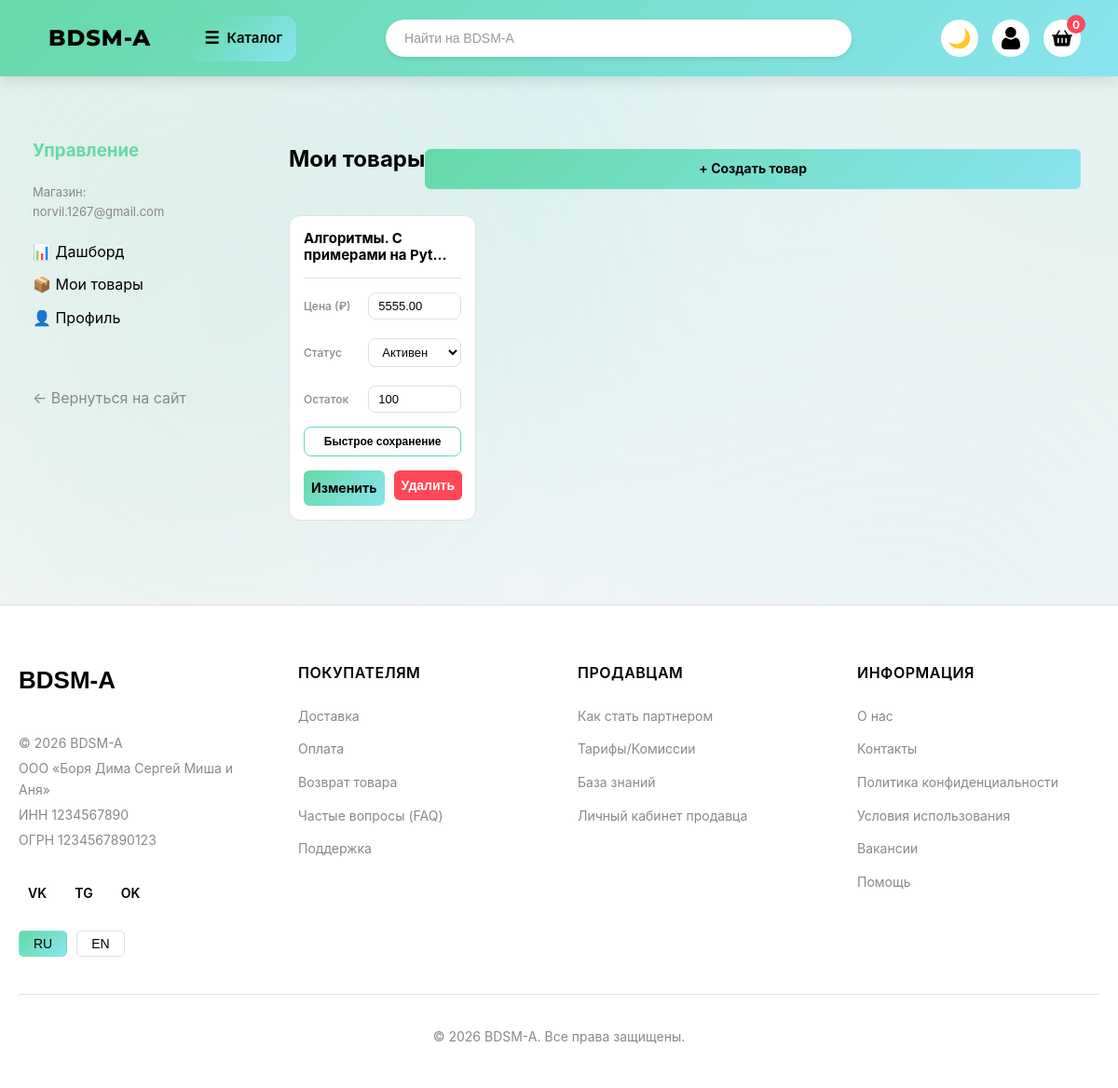
Page /seller/products/ (signed in) on the committed database.
### main/models.py (models this page shows, shortened)
class Users(AbstractBaseUser, PermissionsMixin):
    ROLE_CHOICES = (
        ('buyer', 'Покупатель'),
        ('seller', 'Продавец'),
        ('admin', 'Админ'),
    )
    id = models.AutoField(primary_key=True, editable=False)
    email = models.EmailField("Email", unique=True)
    role = models.CharField("Роль", max_length=20, choices=ROLE_CHOICES, default='buyer')
    is_active = models.BooleanField("Активен", default=True)
    is_staff = models.BooleanField("Доступ в админку", default=False)
    objects = CustomUserManagers()
    USERNAME_FIELD = 'email' # Логинимся по email
    REQUIRED_FIELDS = []     # Дополнительных обязательных полей при создании нет
    class Meta:
        verbose_name = "Пользователь"
        verbose_name_plural = "Пользователи"

class Products(models.Model):
    STATUS_CHOICES = (
        ('draft', 'Черновик'),
        ('active', 'Активен'),
        ('archived', 'В архиве'),
    )
    status = models.CharField("Статус", max_length=20, help_text="Управляет видимостью товара на сайте. " \
    "Черновик(draft) - не показывается, Активен(active) - показывается, " \
    "В архиве(archived) - не показывается и не участвует в поиске.",
    choices=STATUS_CHOICES, default='draft')
    id = models.AutoField(primary_key=True)
    seller = models.ForeignKey(settings.AUTH_USER_MODEL, on_delete=models.CASCADE, verbose_name="Продавец", related_name="products", null=True)
    name = models.CharField("Название", max_length=200)
    category = models.ForeignKey(Categories,
        on_delete=models.CASCADE,
        verbose_name= "Категория",
        related_name="products")
    brand = models.ForeignKey(Brands,
        on_delete=models.CASCADE,
        verbose_name="Бренд")
    description = models.TextField("Описание", blank=True)
    created_at = models.DateTimeField("Дата создания", auto_now_add=True)
    updated_at = models.DateTimeField("Дата обновления",auto_now=True)
    slug = models.SlugField("Слаг", max_length=200, unique=True, null=True, blank=True, help_text="Заполняется автоматически!")
    views_count = models.PositiveIntegerField("Просмотры", default=0)
    sales_count = models.PositiveIntegerField("Продажи", default=0)
    class Meta:
        verbose_name = "Продукт"
        verbose_name_plural = "Продукты"

class Product_variants(models.Model):
    id = models.AutoField(primary_key=True)
    product = models.ForeignKey(
        Products,
        on_delete=models.CASCADE, verbose_name="Продукт"
    )
    price = models.DecimalField("Цена",
        max_digits=19, decimal_places=4, validators=[MinValueValidator(Decimal('0.00'))])
    version = models.IntegerField("Версия изменений",default=1)
    sku = models.CharField("Артикул", unique=True, blank=True, help_text="Уникальный идентификатор варианта товара. Заполняется автоматически при сохранении.")
    created_at = models.DateTimeField("Дата создания",
        auto_now_add=True)
    updated_at = models.DateTimeField("Дата обновления",
        auto_now=True)
    class Meta:
        verbose_name = "Вариант продукта"
        verbose_name_plural = "Варианты продуктов"

class Stocks(models.Model):
    id = models.AutoField(primary_key=True, editable=False)
    product_variant = models.ForeignKey(Product_variants, on_delete=models.CASCADE, related_name='stock')
    warehouse = models.ForeignKey(Warehouses, on_delete=models.CASCADE, related_name='stock')
    quantity = models.PositiveIntegerField("Количество на складе", default=0)
    reserved_quantity = models.PositiveIntegerField("Зарезервированное количество", default=0) # Кол-во, зарезервированное в заказах, но еще не списанное
    class Meta:
        verbose_name = "Остаток на складе"
        verbose_name_plural = "Остатки на складах"
        unique_together = ('product_variant', 'warehouse')

### main/views.py (the view, shortened to what this page needs)
# urls.py: path('seller/products/', views.manage_products, name='manage_products'),
@login_required
def manage_products(request):
    products = Products.objects.filter(seller=request.user).prefetch_related('product_variants_set', 'product_images_set').order_by('-created_at')
    return render(request, 'products_list.html', {'products': products})

### main/templates/products_list.html (shortened to what this page needs)
{% extends 'base.html' %}
{% load static %}
{% block extra_css %}
<link rel="stylesheet" href="{% static 'css/dashboard.css' %}">
{% endblock %}
{% block content %}
<div class="dashboard-container">
    <div class="dashboard-sidebar">
        <h3>Управление</h3>
        <p class="store-name">Магазин: {{ request.user.email }}</p>
        <div class="dashboard-menu">
            <a href="{% url 'seller_dashboard' %}">📊 Дашборд</a>
            <a href="{% url 'manage_products' %}">📦 Мои товары</a>
            <a href="{% url 'seller_profile' %}">👤 Профиль</a>
            <hr>
            <a href="/" class="back-link">← Вернуться на сайт</a>
        </div>
    </div>
    <div class="dashboard-content">
        <div class="dashboard-panel glass-panel">
            <div style="display: flex; justify-content: space-between; align-items: center; margin-bottom: 20px;">
                <h2>Мои товары</h2>
                <a href="{% url 'add_product' %}" class="action-btn btn-edit" style="padding: 10px 20px;">+ Создать товар</a>
            </div>
            <div class="dashboard-grid">
                {% for product in products %}
                <div class="dashboard-card">
                    <div class="dashboard-card-header">
                        <h4 class="dashboard-card-title">{{ product.name|truncatechars:30 }}</h4>
                    </div>
                    <form action="{% url 'manage_products' %}" method="POST" class="quick-edit-form">
                        <div class="quick-edit-row">
                            <span class="quick-edit-label">Цена (₽)</span>
                            <input type="number" step="0.01" name="price" class="quick-edit-input" value="{{ product.product_variants_set.first.price|stringformat:'f'|slice:':-4' }}">
                        </div>
                        <div class="quick-edit-row" style="margin-top: 10px;">
                            <span class="quick-edit-label">Статус</span>
                            <select name="status" class="quick-edit-input">
                                <option value="active" {% if product.status == 'active' %}selected{% endif %}>Активен</option>
                            </select>
                        </div>
                        <div class="quick-edit-row" style="margin-top: 10px;">
                            <span class="quick-edit-label">Остаток</span>
                            <input type="number" name="stock" class="quick-edit-input" value="{{ product.product_variants_set.first.stock.first.quantity|default:'0' }}">
                        </div>
                        <button type="submit" class="quick-save-btn">Быстрое сохранение</button>
                    </form>
                    <div class="dashboard-card-actions">
                        <a href="{% url 'edit_product' product.id %}" class="action-btn btn-edit">Изменить</a>
                        <form action="{% url 'manage_products' %}" method="POST" class="delete-form" onsubmit="return confirm('Точно удалить?');">
                            <button type="submit" name="delete" class="action-btn btn-delete">Удалить</button>
                        </form>
                    </div>
                </div>
                {% empty %}
                <p class="empty-state">У вас пока нет добавленных товаров.</p>
                {% endfor %}
            </div>
        </div>
    </div>
</div>
{% endblock %}

### main/static/css/base.css (style rules this page uses)
:root { --bg-color: #f6f6f9; --bg-secondary: #ffffff; --card-bg: #ffffff; --text-color: #000000; --text-secondary: #888888; --header-gradient: linear-gradient(135deg, #66d9a8 0%, #89e4f0 100%); --banner-gradient: linear-gradient(135deg, #c0c0c0 0%, #4a7c8c 100%); --banner-text: #66d9a8; --input-bg: #ffffff; --input-text: #000000; --icon-bg: #ffffff; --shadow-light: rgba(0, 0, 0, 0.1); --shadow-medium: rgba(0, 0, 0, 0.15); --nav-border: #eeeeee; --nav-text: #999999; --nav-active: #66d9a8; --button-gradient: linear-gradient(135deg, #66d9a8 0%, #89e4f0 100%); --button-text: #000000; --cart-badge: #ff4757; --nav-bg: #ffffff; --border-color: #e0e0e0; --catalog-bg: linear-gradient(135deg, #66d9a8 0%, #89e4f0 100%); --catalog-shadow: rgba(102, 217, 168, 0.3); --auth-glass-bg: rgba(30, 41, 59, 0.7); --auth-glass-blur: 50px; --auth-glass-border: 1px solid rgba(255, 255, 255, 0.1); --auth-title-color: #5eead4; --auth-subtitle-color: rgba(255, 255, 255, 0.8); --auth-text: #ffffff; }
* { box-sizing: border-box; }
.body { margin: 0; font-family: -apple-system, BlinkMacSystemFont, "Segoe UI", Roboto, Helvetica, Arial, sans-serif; background: var(--bg-color); background-image: radial-gradient(at 0% 0%, hsla(153, 58%, 63%, 0.15) 0px, transparent 50%), radial-gradient(at 50% 0%, hsla(188, 78%, 74%, 0.15) 0px, transparent 50%), radial-gradient(at 100% 0%, hsla(153, 58%, 63%, 0.15) 0px, transparent 50%); background-attachment: fixed; color: var(--text-color); padding-bottom: 70px; transition: background-color 0.3s ease, color 0.3s ease; min-height: 100vh; line-height: 1.6; overflow-x: hidden; }
.body::before { content: ""; position: fixed; top: 0; left: 0; width: 100%; height: 100%; z-index: -1; background: radial-gradient(circle at 20% 30%, hsla(153, 58%, 63%, 0.1) 0%, transparent 40%), radial-gradient(circle at 80% 70%, hsla(188, 78%, 74%, 0.1) 0%, transparent 40%); filter: blur(80px); animation: mesh-float 20s ease-in-out infinite alternate; }
@media (min-width: 769px) { .body { padding-bottom: 0; } }
@media (min-width: 1025px) { .body { padding-bottom: 0; } }

### rows in the picture
Users: user.email "norvil.1267@gmail.com"
Products: name "Алгоритмы. С примерами на Pyt…", price "5555.00", status "Активен", stock "100"
